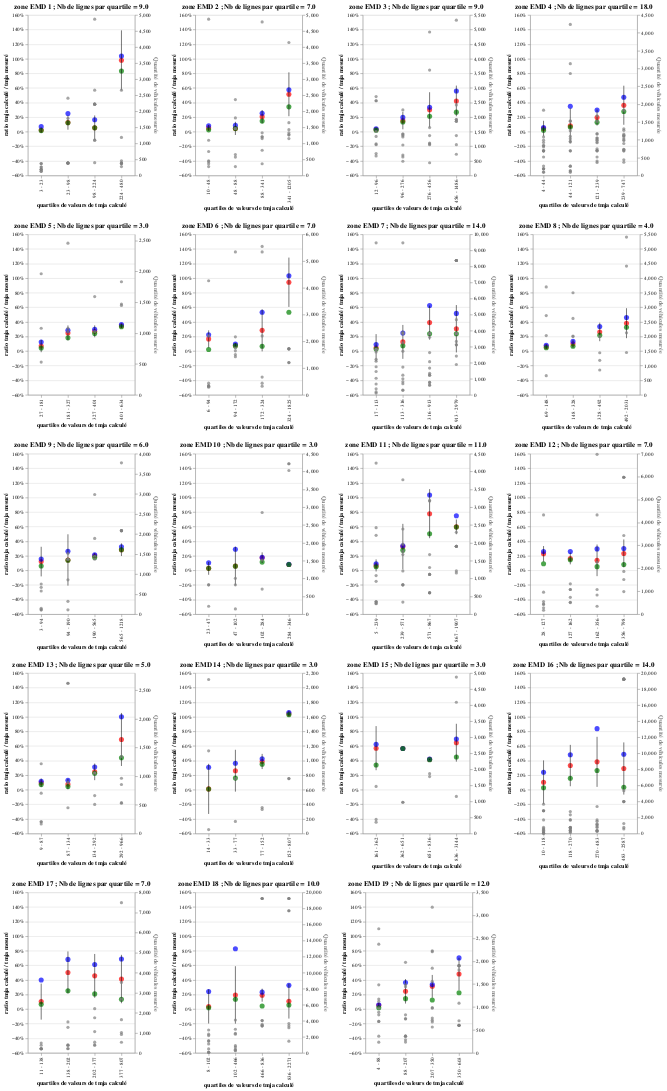

Write notebook code for a chart like this one.
### Code cell
VisuQualiteEstimationCalcul
